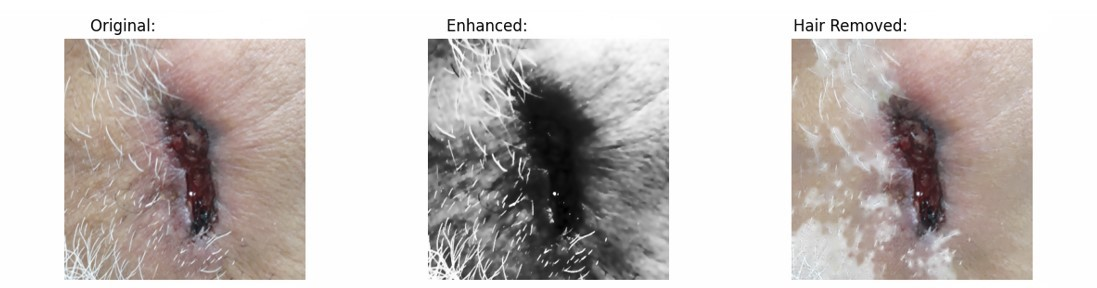
#> input picture util/img/example1.jpg, 1097 x 288 px
$ python -i inpainting_Anna.py   (imports and definitions only)
#> lines starting #> are read from the running program, lines starting #| are printed output that depends on the picture; after the words box and inside, x2 and y2 are one past the last pixel; in counts of white or black regions, pixels touching at a corner belong together
import os
from pathlib import Path
import cv2
import numpy as np
import pandas as pd

def remove_hair(img_rgb):
    gray = cv2.cvtColor(img_rgb, cv2.COLOR_RGB2GRAY)
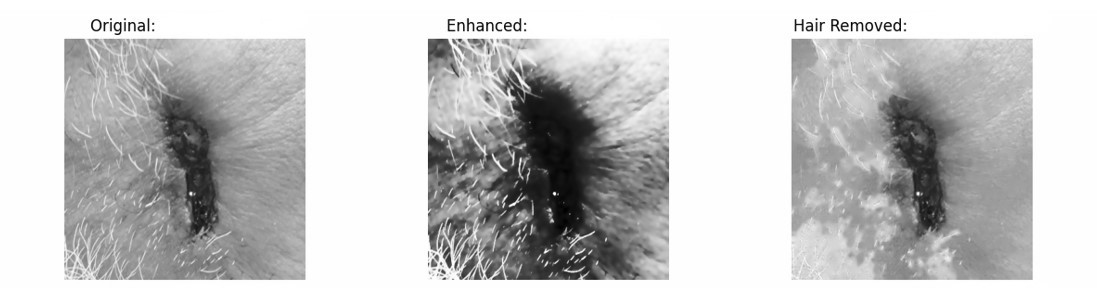
#> gray: shape (288, 1097); min 0, max 255, mean 195.2

    kernel = cv2.getStructuringElement(cv2.MORPH_RECT, (17, 17))
    blackhat = cv2.morphologyEx(gray, cv2.MORPH_BLACKHAT, kernel)
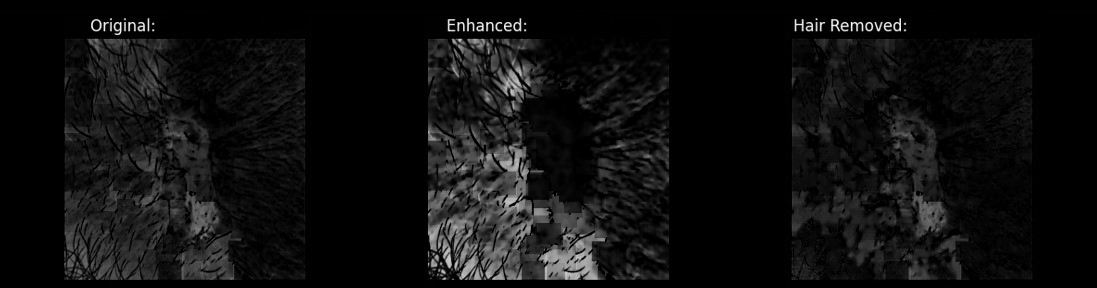
#> blackhat: shape (288, 1097); min 0, max 255, mean 15.2

    _, thresh = cv2.threshold(blackhat, 10, 255, cv2.THRESH_BINARY)
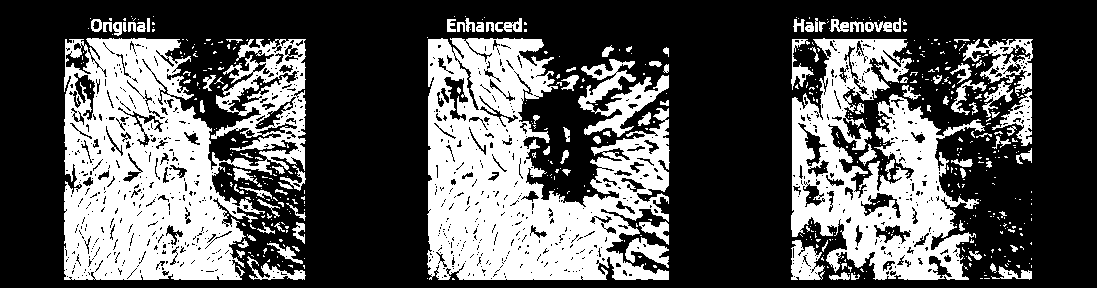
#> thresh: shape (288, 1097); 34.7% white; 559 white regions (452 under 20 px), largest, box (x1, y1, x2, y2) and area: (64, 38, 306, 280) 36618, (427, 38, 670, 280) 34277, (791, 38, 985, 280) 22419
    return cv2.inpaint(img_rgb, thresh, 1, cv2.INPAINT_TELEA)
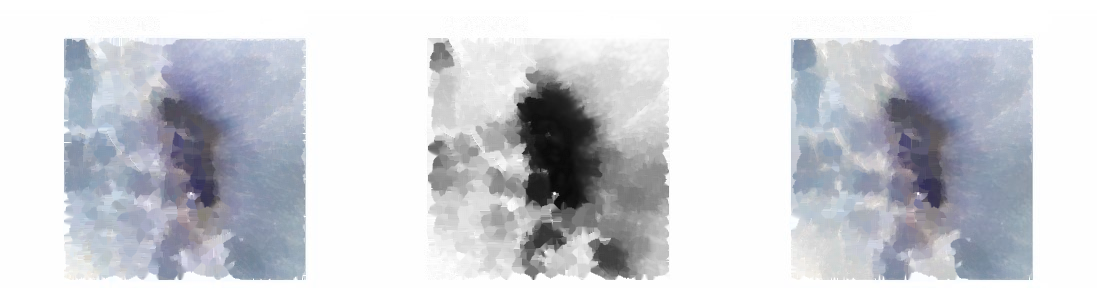
#> returned value: shape (288, 1097, 3); mean of channels 0, 1, 2 213.3, 207.6, 205.4; drawn as B, G, R

def process_images(input_dir, output_dir, csv_file):
    input_dir, output_dir = Path(input_dir), Path(output_dir)
    output_dir.mkdir(parents=True, exist_ok=True)

    df = pd.read_csv(csv_file)

    for row in df.itertuples(index=False):
        input_path = input_dir / row.file_id
        output_path = output_dir / row.file_id

        img_rgb = cv2.imread(str(input_path), cv2.IMREAD_COLOR)
        if img_rgb is None:
            print(f"Warning: Unable to read {input_path}")
            continue

        img_no_hair = remove_hair(img_rgb)
        cv2.imwrite(str(output_path), img_no_hair)
        print(f"Processed: {output_path}")

# [2 lines not run here, left out]

>>> import cv2
>>> picture = cv2.cvtColor(cv2.imread('img/example1.jpg'), cv2.COLOR_BGR2RGB)
>>> result = remove_hair(picture)

$ run again, on util/img/example2.jpg
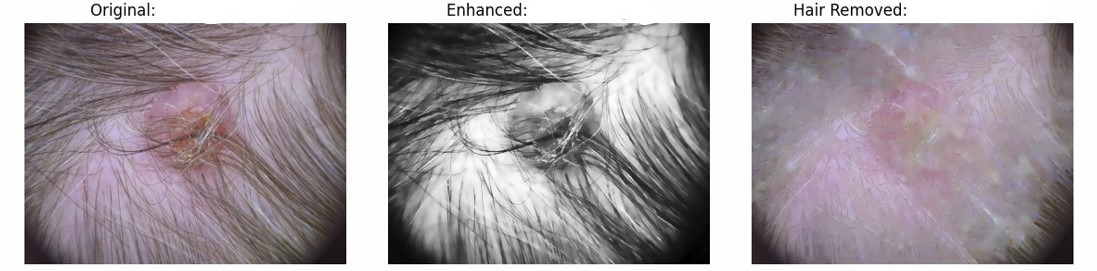
#> input picture util/img/example2.jpg, 1097 x 271 px
#> in remove_hair, `_, thresh = cv2.threshold(blackhat, 10, 255, cv2.THRESH_BINARY)`:
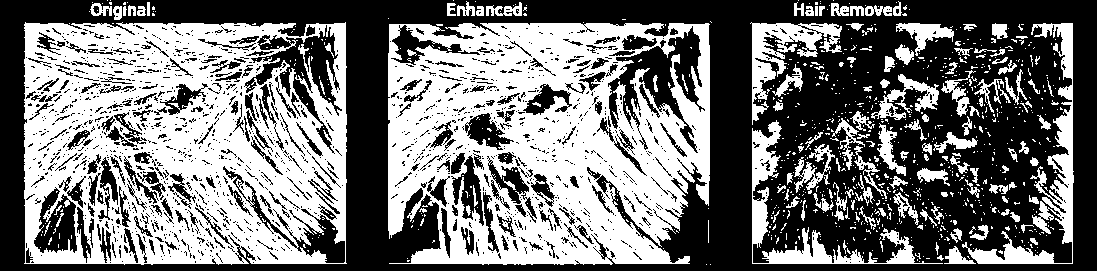
#> thresh: shape (271, 1097); 46.2% white; 987 white regions (851 under 20 px), largest, box (x1, y1, x2, y2) and area: (24, 22, 347, 265) 55968, (388, 23, 710, 265) 53936, (962, 23, 1074, 264) 4759
#> in remove_hair, `return cv2.inpaint(img_rgb, thresh, 1, cv2.INPAINT_TELEA)`:
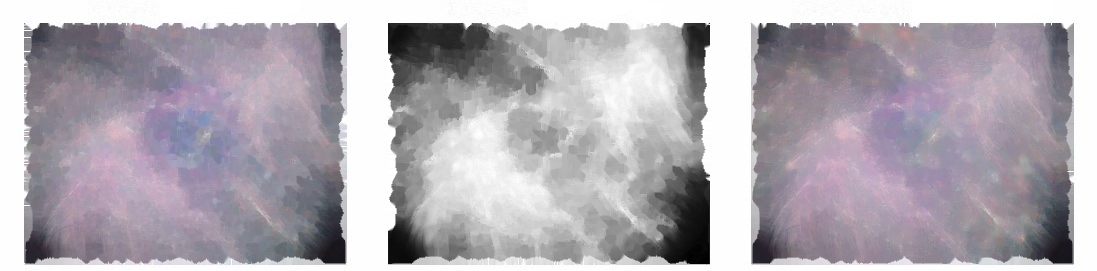
#> returned value: shape (271, 1097, 3); mean of channels 0, 1, 2 179.7, 172.1, 177.3; drawn as B, G, R

$ run again, on util/img/summary_collage.png
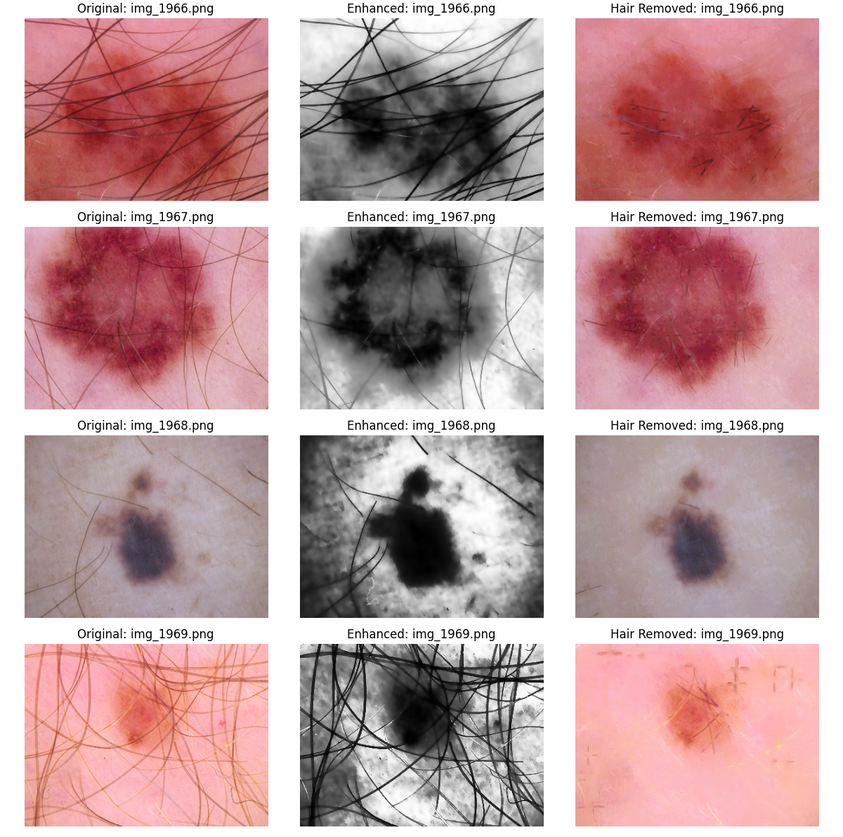
#> input picture util/img/summary_collage.png, 843 x 837 px, shrunk from 1200 x 1192 before the run
#> in remove_hair, `_, thresh = cv2.threshold(blackhat, 10, 255, cv2.THRESH_BINARY)`:
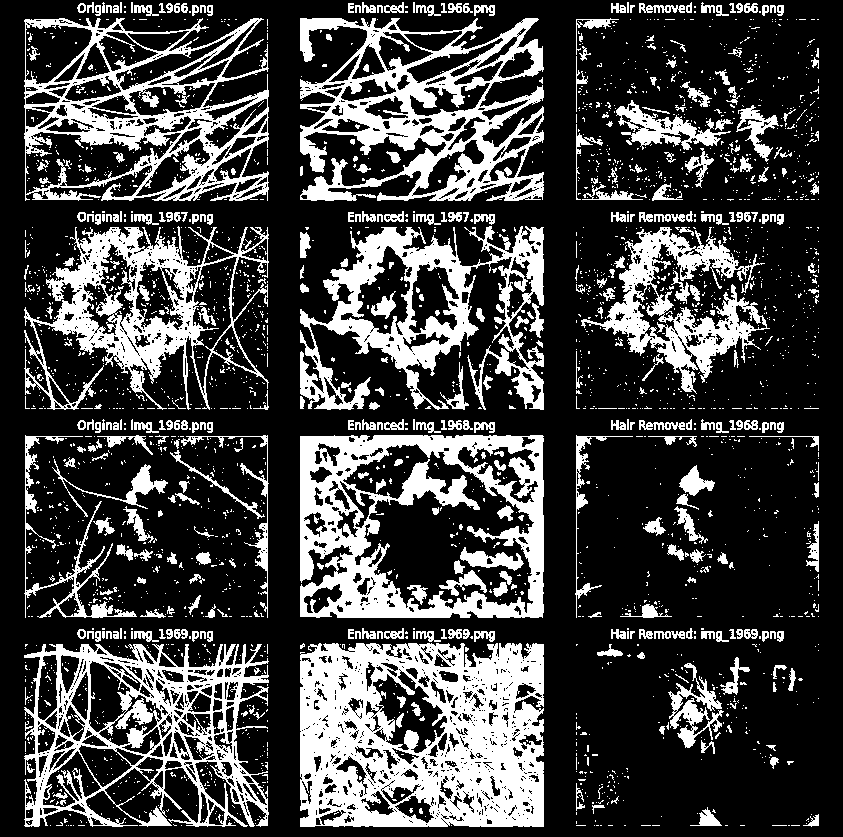
#> thresh: shape (837, 843); 26.3% white; 2821 white regions (2446 under 20 px), largest, box (x1, y1, x2, y2) and area: (300, 643, 544, 827) 32773, (300, 435, 544, 618) 20474, (300, 18, 544, 201) 18787
#> in remove_hair, `return cv2.inpaint(img_rgb, thresh, 1, cv2.INPAINT_TELEA)`:
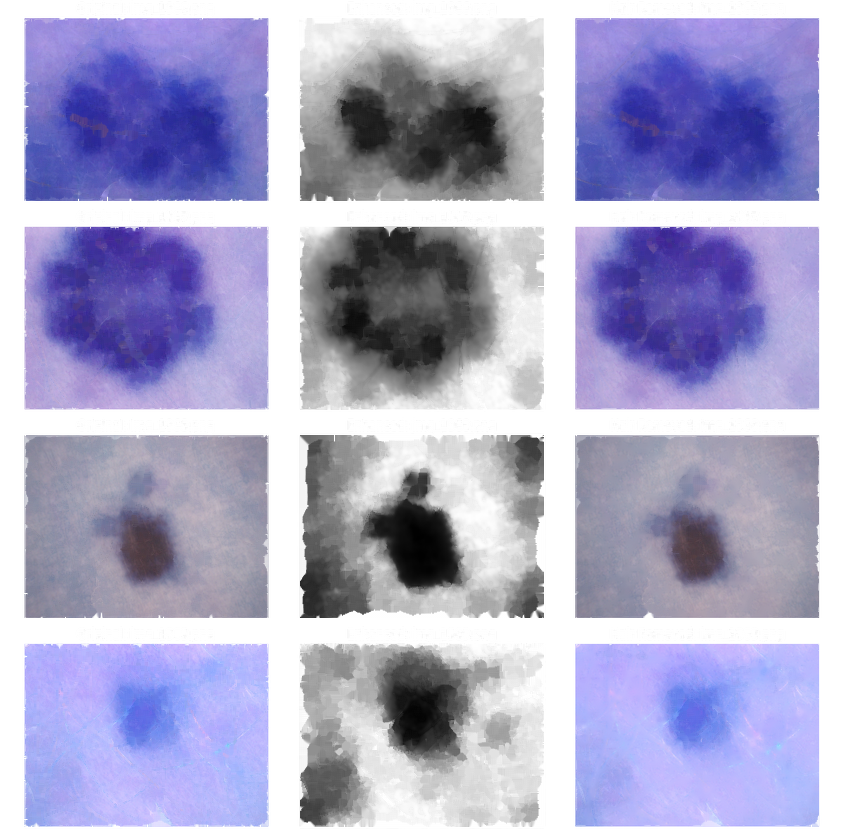
#> returned value: shape (837, 843, 3); mean of channels 0, 1, 2 201.3, 168.7, 170.7; drawn as B, G, R
